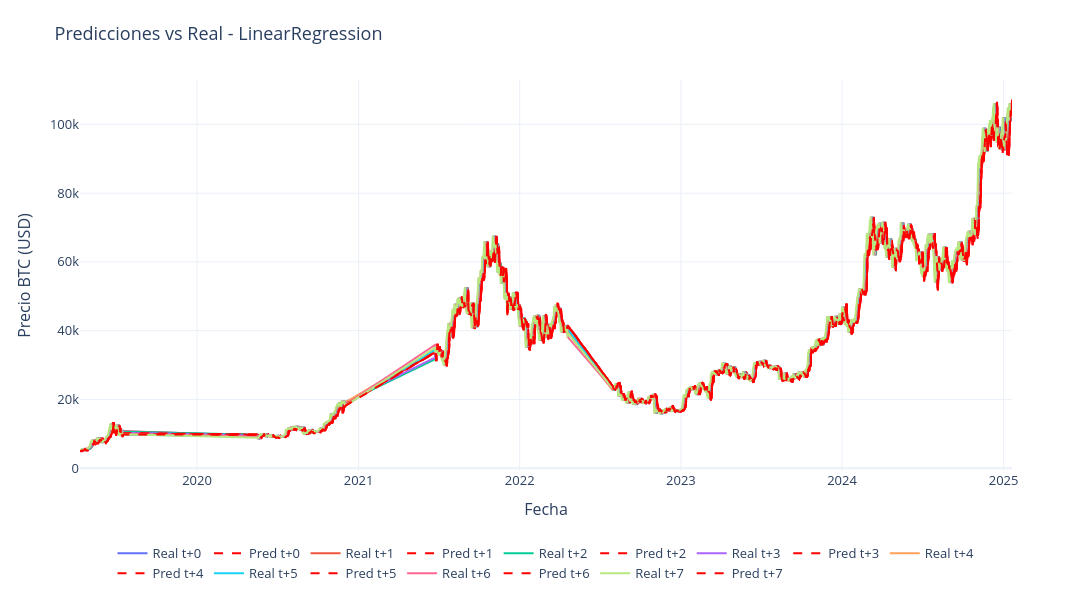
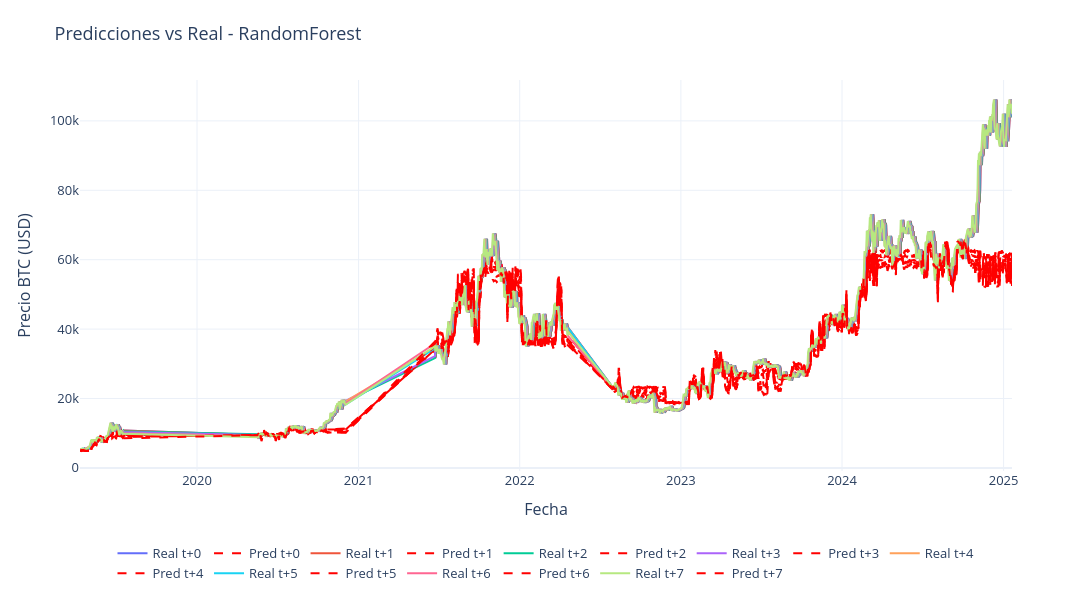
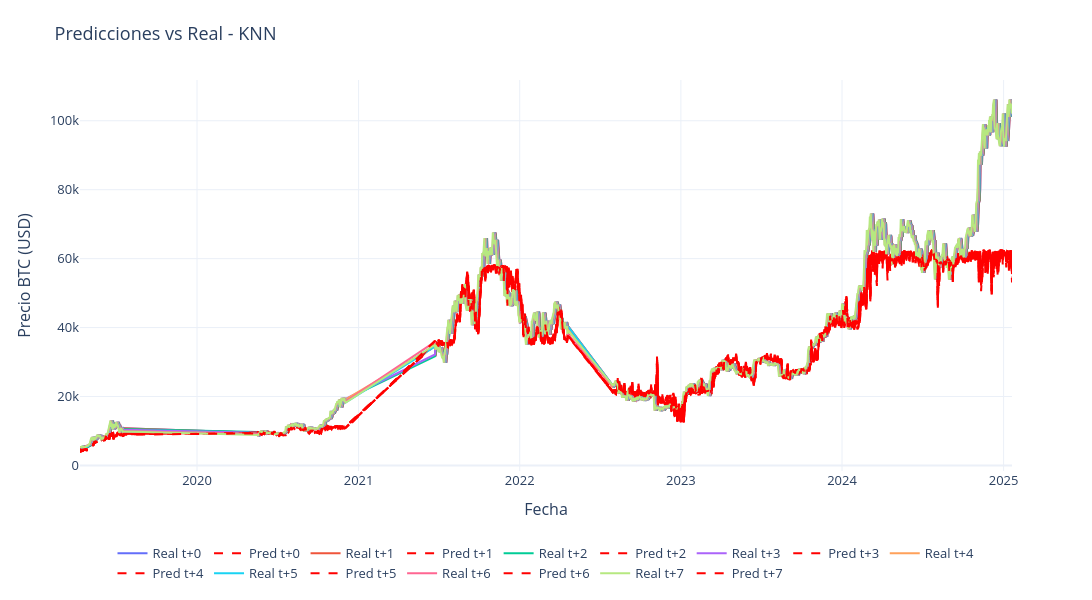

Write notebook code for charts like these, in order.
### Code cell
# grafico predicciones vs real (t+1 a t+7)
from plotly.colors import qualitative

for model_name, pred in all_predictions.items():
    if pred.empty:
        print(f"No hay predicciones para {model_name}, se omite el gráfico.")
        continue

    fig = go.Figure()
    days = [f't+{i}' for i in range(8)]
    color_palette = qualitative.Plotly  # paleta estándar (10 colores distintos)

    for i, day in enumerate(days, start=1):
        real_col = f'Close_{day}_real' if f'Close_{day}_real' in pred.columns else f'Close_t+{i}_real'
        pred_col = f'Close_{day}_pred' if f'Close_{day}_pred' in pred.columns else f'Close_t+{i}_pred'

        if real_col not in pred.columns or pred_col not in pred.columns:
            print(f"Columnas para {day} no encontradas en {model_name}, se omite.")
            continue

        color = color_palette[(i - 1) % len(color_palette)]

        # linea real
        fig.add_trace(go.Scatter(
            x=pred.index,
            y=pred[real_col],
            mode='lines',
            name=f'Real {day}',
            line=dict(color=color, width=2)
        ))

        # linea predicha
        fig.add_trace(go.Scatter(
            x=pred.index,
            y=pred[pred_col],
            mode='lines',
            name=f'Pred {day}',
            line=dict(color="red", width=2, dash='dash')
        ))

    fig.update_layout(
        title=f'Predicciones vs Real - {model_name}',
        xaxis_title='Fecha',
        yaxis_title='Precio BTC (USD)',
        width=1100,
        height=600,
        template='plotly_white',
        font=dict(size=13),
        legend=dict(
            orientation="h",
            yanchor="bottom",
            y=-0.3,
            xanchor="center",
            x=0.5
        ),
        margin=dict(t=80, b=80)
    )

    fig.show()
print("Fecha mínima:", pred.index.min())
print("Fecha máxima:", pred.index.max())

### Figure 1 — Plotly figure (JSON) as saved in the notebook; plotly's stock layout.template omitted (floating-point values rounded to 4 significant figures; data arrays with more than 128 entries replaced by an {"elided": "..."} marker saying what was removed)
{"data": [{"line": {"color": "#636EFA", "width": 2}, "mode": "lines", "name": "Real t+0", "type": "scatter", "x": {"elided": "1508 str values"}, "y": {"elided": "1508 float values"}}, {"line": {"color": "red", "dash": "dash", "width": 2}, "mode": "lines", "name": "Pred t+0", "type": "scatter", "x": {"elided": "1508 str values"}, "y": {"elided": "1508 float values"}}, {"line": {"color": "#EF553B", "width": 2}, "mode": "lines", "name": "Real t+1", "type": "scatter", "x": {"elided": "1508 str values"}, "y": {"elided": "1508 float values"}}, {"line": {"color": "red", "dash": "dash", "width": 2}, "mode": "lines", "name": "Pred t+1", "type": "scatter", "x": {"elided": "1508 str values"}, "y": {"elided": "1508 float values"}}, {"line": {"color": "#00CC96", "width": 2}, "mode": "lines", "name": "Real t+2", "type": "scatter", "x": {"elided": "1508 str values"}, "y": {"elided": "1508 float values"}}, {"line": {"color": "red", "dash": "dash", "width": 2}, "mode": "lines", "name": "Pred t+2", "type": "scatter", "x": {"elided": "1508 str values"}, "y": {"elided": "1508 float values"}}, {"line": {"color": "#AB63FA", "width": 2}, "mode": "lines", "name": "Real t+3", "type": "scatter", "x": {"elided": "1508 str values"}, "y": {"elided": "1508 float values"}}, {"line": {"color": "red", "dash": "dash", "width": 2}, "mode": "lines", "name": "Pred t+3", "type": "scatter", "x": {"elided": "1508 str values"}, "y": {"elided": "1508 float values"}}, {"line": {"color": "#FFA15A", "width": 2}, "mode": "lines", "name": "Real t+4", "type": "scatter", "x": {"elided": "1508 str values"}, "y": {"elided": "1508 float values"}}, {"line": {"color": "red", "dash": "dash", "width": 2}, "mode": "lines", "name": "Pred t+4", "type": "scatter", "x": {"elided": "1508 str values"}, "y": {"elided": "1508 float values"}}, {"line": {"color": "#19D3F3", "width": 2}, "mode": "lines", "name": "Real t+5", "type": "scatter", "x": {"elided": "1508 str values"}, "y": {"elided": "1508 float values"}}, {"line": {"color": "red", "dash": "dash", "width": 2}, "mode": "lines", "name": "Pred t+5", "type": "scatter", "x": {"elided": "1508 str values"}, "y": {"elided": "1508 float values"}}, {"line": {"color": "#FF6692", "width": 2}, "mode": "lines", "name": "Real t+6", "type": "scatter", "x": {"elided": "1508 str values"}, "y": {"elided": "1508 float values"}}, {"line": {"color": "red", "dash": "dash", "width": 2}, "mode": "lines", "name": "Pred t+6", "type": "scatter", "x": {"elided": "1508 str values"}, "y": {"elided": "1508 float values"}}, {"line": {"color": "#B6E880", "width": 2}, "mode": "lines", "name": "Real t+7", "type": "scatter", "x": {"elided": "1508 str values"}, "y": {"elided": "1508 float values"}}, {"line": {"color": "red", "dash": "dash", "width": 2}, "mode": "lines", "name": "Pred t+7", "type": "scatter", "x": {"elided": "1508 str values"}, "y": {"elided": "1508 float values"}}], "layout": {"font": {"size": 13}, "height": 600, "legend": {"orientation": "h", "x": 0.5, "xanchor": "center", "y": -0.3, "yanchor": "bottom"}, "margin": {"b": 80, "t": 80}, "title": {"text": "Predicciones vs Real - LinearRegression"}, "width": 1100, "xaxis": {"title": {"text": "Fecha"}}, "yaxis": {"title": {"text": "Precio BTC (USD)"}}}}

### Figure 2 — Plotly figure (JSON) as saved in the notebook; plotly's stock layout.template omitted (floating-point values rounded to 4 significant figures; data arrays with more than 128 entries replaced by an {"elided": "..."} marker saying what was removed)
{"data": [{"line": {"color": "#636EFA", "width": 2}, "mode": "lines", "name": "Real t+0", "type": "scatter", "x": {"elided": "1508 str values"}, "y": {"elided": "1508 float values"}}, {"line": {"color": "red", "dash": "dash", "width": 2}, "mode": "lines", "name": "Pred t+0", "type": "scatter", "x": {"elided": "1508 str values"}, "y": {"elided": "1508 float values"}}, {"line": {"color": "#EF553B", "width": 2}, "mode": "lines", "name": "Real t+1", "type": "scatter", "x": {"elided": "1508 str values"}, "y": {"elided": "1508 float values"}}, {"line": {"color": "red", "dash": "dash", "width": 2}, "mode": "lines", "name": "Pred t+1", "type": "scatter", "x": {"elided": "1508 str values"}, "y": {"elided": "1508 float values"}}, {"line": {"color": "#00CC96", "width": 2}, "mode": "lines", "name": "Real t+2", "type": "scatter", "x": {"elided": "1508 str values"}, "y": {"elided": "1508 float values"}}, {"line": {"color": "red", "dash": "dash", "width": 2}, "mode": "lines", "name": "Pred t+2", "type": "scatter", "x": {"elided": "1508 str values"}, "y": {"elided": "1508 float values"}}, {"line": {"color": "#AB63FA", "width": 2}, "mode": "lines", "name": "Real t+3", "type": "scatter", "x": {"elided": "1508 str values"}, "y": {"elided": "1508 float values"}}, {"line": {"color": "red", "dash": "dash", "width": 2}, "mode": "lines", "name": "Pred t+3", "type": "scatter", "x": {"elided": "1508 str values"}, "y": {"elided": "1508 float values"}}, {"line": {"color": "#FFA15A", "width": 2}, "mode": "lines", "name": "Real t+4", "type": "scatter", "x": {"elided": "1508 str values"}, "y": {"elided": "1508 float values"}}, {"line": {"color": "red", "dash": "dash", "width": 2}, "mode": "lines", "name": "Pred t+4", "type": "scatter", "x": {"elided": "1508 str values"}, "y": {"elided": "1508 float values"}}, {"line": {"color": "#19D3F3", "width": 2}, "mode": "lines", "name": "Real t+5", "type": "scatter", "x": {"elided": "1508 str values"}, "y": {"elided": "1508 float values"}}, {"line": {"color": "red", "dash": "dash", "width": 2}, "mode": "lines", "name": "Pred t+5", "type": "scatter", "x": {"elided": "1508 str values"}, "y": {"elided": "1508 float values"}}, {"line": {"color": "#FF6692", "width": 2}, "mode": "lines", "name": "Real t+6", "type": "scatter", "x": {"elided": "1508 str values"}, "y": {"elided": "1508 float values"}}, {"line": {"color": "red", "dash": "dash", "width": 2}, "mode": "lines", "name": "Pred t+6", "type": "scatter", "x": {"elided": "1508 str values"}, "y": {"elided": "1508 float values"}}, {"line": {"color": "#B6E880", "width": 2}, "mode": "lines", "name": "Real t+7", "type": "scatter", "x": {"elided": "1508 str values"}, "y": {"elided": "1508 float values"}}, {"line": {"color": "red", "dash": "dash", "width": 2}, "mode": "lines", "name": "Pred t+7", "type": "scatter", "x": {"elided": "1508 str values"}, "y": {"elided": "1508 float values"}}], "layout": {"font": {"size": 13}, "height": 600, "legend": {"orientation": "h", "x": 0.5, "xanchor": "center", "y": -0.3, "yanchor": "bottom"}, "margin": {"b": 80, "t": 80}, "title": {"text": "Predicciones vs Real - RandomForest"}, "width": 1100, "xaxis": {"title": {"text": "Fecha"}}, "yaxis": {"title": {"text": "Precio BTC (USD)"}}}}

### Figure 3 — Plotly figure (JSON) as saved in the notebook; plotly's stock layout.template omitted (floating-point values rounded to 4 significant figures; data arrays with more than 128 entries replaced by an {"elided": "..."} marker saying what was removed)
{"data": [{"line": {"color": "#636EFA", "width": 2}, "mode": "lines", "name": "Real t+0", "type": "scatter", "x": {"elided": "1508 str values"}, "y": {"elided": "1508 float values"}}, {"line": {"color": "red", "dash": "dash", "width": 2}, "mode": "lines", "name": "Pred t+0", "type": "scatter", "x": {"elided": "1508 str values"}, "y": {"elided": "1508 float values"}}, {"line": {"color": "#EF553B", "width": 2}, "mode": "lines", "name": "Real t+1", "type": "scatter", "x": {"elided": "1508 str values"}, "y": {"elided": "1508 float values"}}, {"line": {"color": "red", "dash": "dash", "width": 2}, "mode": "lines", "name": "Pred t+1", "type": "scatter", "x": {"elided": "1508 str values"}, "y": {"elided": "1508 float values"}}, {"line": {"color": "#00CC96", "width": 2}, "mode": "lines", "name": "Real t+2", "type": "scatter", "x": {"elided": "1508 str values"}, "y": {"elided": "1508 float values"}}, {"line": {"color": "red", "dash": "dash", "width": 2}, "mode": "lines", "name": "Pred t+2", "type": "scatter", "x": {"elided": "1508 str values"}, "y": {"elided": "1508 float values"}}, {"line": {"color": "#AB63FA", "width": 2}, "mode": "lines", "name": "Real t+3", "type": "scatter", "x": {"elided": "1508 str values"}, "y": {"elided": "1508 float values"}}, {"line": {"color": "red", "dash": "dash", "width": 2}, "mode": "lines", "name": "Pred t+3", "type": "scatter", "x": {"elided": "1508 str values"}, "y": {"elided": "1508 float values"}}, {"line": {"color": "#FFA15A", "width": 2}, "mode": "lines", "name": "Real t+4", "type": "scatter", "x": {"elided": "1508 str values"}, "y": {"elided": "1508 float values"}}, {"line": {"color": "red", "dash": "dash", "width": 2}, "mode": "lines", "name": "Pred t+4", "type": "scatter", "x": {"elided": "1508 str values"}, "y": {"elided": "1508 float values"}}, {"line": {"color": "#19D3F3", "width": 2}, "mode": "lines", "name": "Real t+5", "type": "scatter", "x": {"elided": "1508 str values"}, "y": {"elided": "1508 float values"}}, {"line": {"color": "red", "dash": "dash", "width": 2}, "mode": "lines", "name": "Pred t+5", "type": "scatter", "x": {"elided": "1508 str values"}, "y": {"elided": "1508 float values"}}, {"line": {"color": "#FF6692", "width": 2}, "mode": "lines", "name": "Real t+6", "type": "scatter", "x": {"elided": "1508 str values"}, "y": {"elided": "1508 float values"}}, {"line": {"color": "red", "dash": "dash", "width": 2}, "mode": "lines", "name": "Pred t+6", "type": "scatter", "x": {"elided": "1508 str values"}, "y": {"elided": "1508 float values"}}, {"line": {"color": "#B6E880", "width": 2}, "mode": "lines", "name": "Real t+7", "type": "scatter", "x": {"elided": "1508 str values"}, "y": {"elided": "1508 float values"}}, {"line": {"color": "red", "dash": "dash", "width": 2}, "mode": "lines", "name": "Pred t+7", "type": "scatter", "x": {"elided": "1508 str values"}, "y": {"elided": "1508 float values"}}], "layout": {"font": {"size": 13}, "height": 600, "legend": {"orientation": "h", "x": 0.5, "xanchor": "center", "y": -0.3, "yanchor": "bottom"}, "margin": {"b": 80, "t": 80}, "title": {"text": "Predicciones vs Real - KNN"}, "width": 1100, "xaxis": {"title": {"text": "Fecha"}}, "yaxis": {"title": {"text": "Precio BTC (USD)"}}}}
